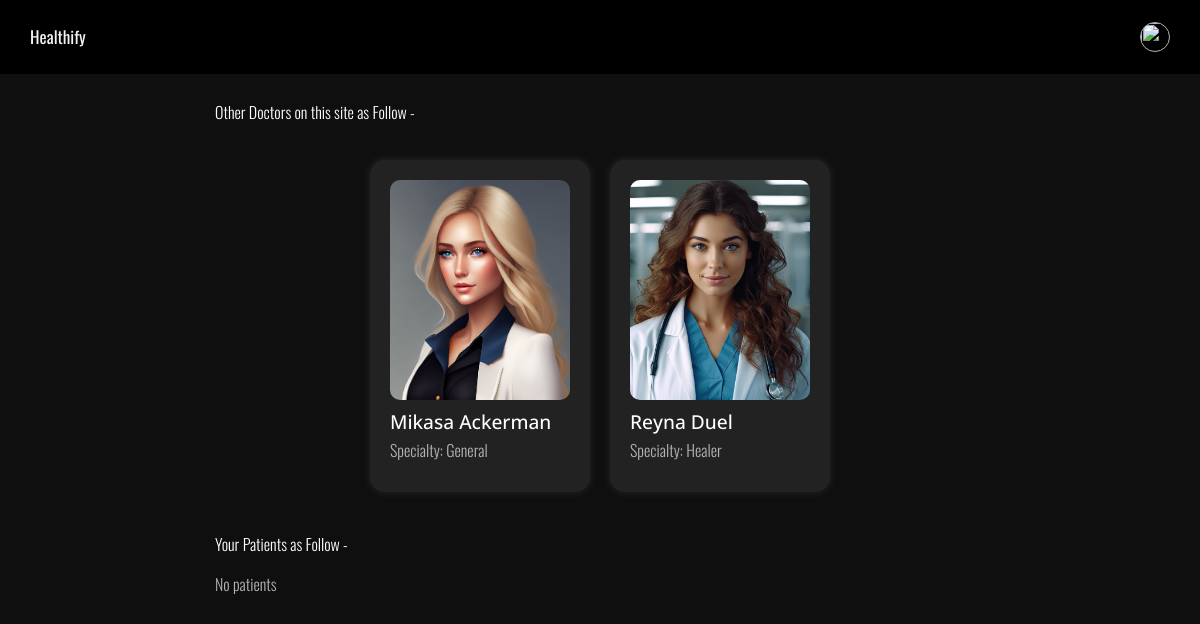
Before: /dashboard_view/ (signed in) with the older database file.
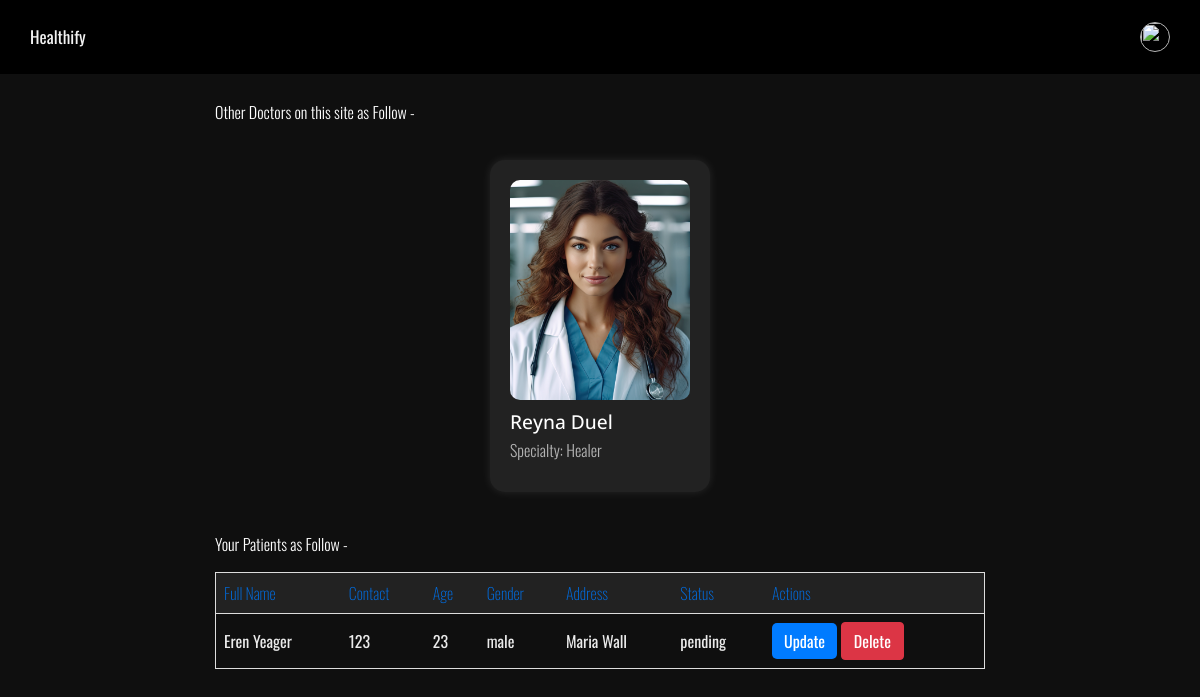
After: the same page with the newer database file.
### authentication/models.py (models this page shows, shortened)
class UserModel(BaseModel):
    first_name = models.CharField(max_length=255)
    last_name = models.CharField(max_length=255)
    email = models.EmailField(max_length=255,unique=True)
    contact = models.CharField(max_length=255)
    password = models.CharField(max_length=255)
    doctor_speciality = models.CharField(max_length=255,blank=True)
    role = models.CharField(max_length=50,default="patient")
    otp = models.CharField(max_length=50,default="457783")
    photo = models.ImageField(upload_to='user_photos/',blank=True)

class AppointmentModel(BaseModel):
    patient_id = models.ForeignKey(UserModel,on_delete=models.CASCADE)
    first_name = models.CharField(max_length=255)
    last_name = models.CharField(max_length=255)
    contact = models.CharField(max_length=255)
    age = models.IntegerField()
    address = models.CharField(max_length=255)
    doctor_id = models.CharField(max_length=255)
    notes = models.CharField(max_length=255,default='--')
    gender_options = (
        ('male', 'Male'),
        ('female', 'Female'),
        ('other', 'Other'),
    )
    status_choices = (
        ('active', 'Active'),
        ('pending', 'Pending'),
        ('completed', 'Completed'),
    )
    gender = models.CharField(max_length=20,choices=gender_options)
    status = models.CharField(max_length=20,choices=status_choices,default='Pending')

### userapp/views.py (the view)
# urls.py: path('dashboard_view/',dashboard_view,name='dashboard_view'),
def dashboard_view(request):
    doctors = UserModel.objects.filter(role='doctor').exclude(id=request.session['id'])
    getappointments = AppointmentModel.objects.filter(doctor_id=request.session['id'])
    context = {
        'patients':getappointments,
        'doctors':doctors
    }
    return render(request,'userapp/dashboard.html',context)

### userapp/templates/userapp/dashboard.html (shortened to what this page needs)
{% extends 'userapp/base.html' %}
{% block content %}
<div class="container">
    <form action="" method="post">
        <p style="color: white;">Other Doctors on this site as Follow -</p>
        <div class="doctor-container">
            {% for doctor in doctors %}
            <form method="GET" action="{% url 'appointment_form_view' %}">
                <div class="doctor-card">
                    <img src="{{ doctor.photo.url }}" alt="{{ doctor.first_name }} {{ doctor.last_name }}">
                    <h2>{{ doctor.first_name }} {{ doctor.last_name }}</h2>
                    <p>Specialty: {{ doctor.doctor_speciality }}</p>
                </div>
            </form>
            {% endfor %}
        </div>
        <p style="color: white;">Your Patients as Follow -</p>
        {% if patients %}
        <table>
            <tr>
                <th>Full Name</th>
                <th>Contact</th>
                <th>Age</th>
                <th>Gender</th>
                <th>Address</th>
                <th>Status</th>
                <th>Actions</th>
            </tr>
            {% for patient in patients %}
            <tr>
                <td>{{ patient.first_name }} {{ patient.last_name }}</td>
                <td>{{ patient.contact }}</td>
                <td>{{ patient.age }}</td>
                <td>{{ patient.gender }}</td>
                <td>{{ patient.address }}</td>
                <td>{{ patient.status }}</td>
                <td>
                    <a href="{% url 'update_patient_view' id=patient.id %}" class="btn btn-primary">Update</a>
                    <a href="{% url 'delete_patient_view' id=patient.id %}" class="btn btn-danger">Delete</a>
                </td>
            </tr>
            {% endfor %}
        </table>
        {% else %}
        <p>No patients</p>
        {% endif %}
    </form>
</div>
{% endblock %}

### userapp/templates/userapp/base.html (shortened to what this page needs)
{% load static %}
<!DOCTYPE html>
<html lang="en">
<head>
    <link rel="stylesheet" href="{% static 'userapp/css/bootstrap.min.css' %}">
    <link rel="stylesheet" href="{% static 'userapp/css/style.css' %}">
</head>
<body>
    <div class="navbar">
        <div class="navbar-left">
            <a href="{% if request.session.role == 'patient' %}{% url 'patient_dashboard_view' %}
            {% else %}{% url 'dashboard_view' %} {% endif %}">Healthify</a>
        </div>
        <div class="navbar-right">
            <a class="profile-link" href="{% url 'profile_view'%}">
                <div class="profile-info">
                    <img src="https://s3.eu-central-1.amazonaws.com/bootstrapbaymisc/blog/24_days_bootstrap/fox.jpg"
                        width="30" height="30"
                        style="border-radius: 50%; border: 1px solid rgb(181, 181, 181); margin-left: 3px;">
                </div>
            </a>
        </div>
    </div>
    {% block content %}
    {% endblock %}
</body>
</html>

### userapp/static/userapp/css/style.css (style rules this page uses)
body { font-family: "Open Sans", -apple-system, BlinkMacSystemFont, "Segoe UI", Roboto, "Helvetica Neue", Arial, "Noto Sans", sans-serif, "Apple Color Emoji", "Segoe UI Emoji", "Segoe UI Symbol", "Noto Color Emoji"; background-color: #fff; height: 200vh; position: relative; }
body:before { content: ""; position: absolute; top: 0; left: 0; right: 0; bottom: 0; background: rgba(0, 0, 0, 0.5); -webkit-transition: .3s all ease; -o-transition: .3s all ease; transition: .3s all ease; opacity: 0; visibility: hidden; z-index: 1; }
p { color: #b3b3b3; font-weight: 300; }
h1, h2, h3, h4, h5, h6, .h1, .h2, .h3, .h4, .h5, .h6 { font-family: "Open Sans", -apple-system, BlinkMacSystemFont, "Segoe UI", Roboto, "Helvetica Neue", Arial, "Noto Sans", sans-serif, "Apple Color Emoji", "Segoe UI Emoji", "Segoe UI Symbol", "Noto Color Emoji"; }
a { -webkit-transition: .3s all ease; -o-transition: .3s all ease; transition: .3s all ease; }
a, a:hover { text-decoration: none !important; }

### userapp/templates/userapp/base.html (style rules this page uses)
body { margin: 0; font-family: 'Oswald', sans-serif; background-color: #0f0f0f; }
.navbar { background-color: #000000; overflow: hidden; width: 100%; position: fixed; top: 0; }
.navbar a { display: inline-block; color: #f2f2f2; text-align: center; padding: 14px 14px; text-decoration: none; font-size: 17px; border-radius: 7px; }
.navbar-left { float: left; }
.navbar-right { float: right; }
.profile-info { display: flex; align-items: center; }
.profile-info img { border-radius: 50%; border: 1px solid #b5b5b5; margin-left: 5px; width: 30px; height: 30px; }
.doctor-container { margin-top: 90px; display: flex; justify-content: center; align-items: center; gap: 20px; padding: 20px; font-family: 'Oswald', sans-serif; }
.doctor-card { background-color: #222; color: #fff; border-radius: 15px; box-shadow: 0 0 10px rgba(255, 255, 255, 0.1); padding: 20px; margin-bottom: 20px; width: 220px; display: flex; flex-direction: column; justify-content: space-between; }
.doctor-card h2 { margin-bottom: 5px; font-size: 1.2rem; }
.doctor-card p { margin-bottom: 10px; font-size: 1rem; }
.doctor-card img { width: 100%; height: 220px; object-fit: cover; border-radius: 10px; margin-bottom: 10px; }

### userapp/templates/userapp/dashboard.html (style rules this page uses)
.container { margin-top: 100px; max-width: 800px; margin-left: auto; margin-right: auto; }
table { width: 100%; border-collapse: collapse; margin-bottom: 20px; border: 1px solid #ddd; }
th, td { padding: 8px; text-align: left; border-bottom: 1px solid #ddd; color: #ebebeb; }
th { background-color: #222; font-weight: 100; color: #006de1; }
.btn-primary { background-color: #007bff; color: #fff; border: none; border-radius: 5px; cursor: pointer; transition: background-color 0.3s ease; }
.doctor-container { margin-top: 10px; }

Changed rows visible on the page:
removed UserModel: photo (picture), first_name "Mikasa", last_name "Ackerman", doctor_speciality "General"
added AppointmentModel: first_name "Eren", last_name "Yeager", contact "123", age "23", gender "male", address "Maria Wall", status "pending"
Other visible differences:
text no longer shown: "No patients"
text now shown: "Full Name Contact Age Gender Address Status Actions"
